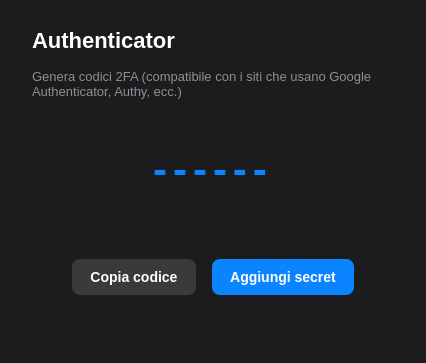
<?xml version="1.0" encoding="UTF-8"?>
<ui version="4.0">
 <class>AuthenticatorPage</class>
 <widget class="QWidget" name="AuthenticatorPage">
  <property name="styleSheet">
   <string notr="true">
QWidget {
    background-color: #1c1c1e;
    color: #ffffff;
}
QLabel#titleLabel {
    font-size: 22px;
    font-weight: 700;
}
QLabel#codeLabel {
    font-size: 42px;
    font-weight: 700;
    letter-spacing: 6px;
    color: #0a84ff;
}
QPushButton {
    background-color: #0a84ff;
    color: white;
    border: none;
    border-radius: 8px;
    padding: 10px 18px;
    font-size: 14px;
    font-weight: 600;
}
QPushButton:hover {
    background-color: #0071e3;
}
QPushButton#copyButton {
    background-color: #3a3a3c;
}
QPushButton#copyButton:hover {
    background-color: #48484a;
}
   </string>
  </property>
  <layout class="QVBoxLayout" name="verticalLayout">
   <property name="spacing">
    <number>16</number>
   </property>
   <property name="leftMargin">
    <number>32</number>
   </property>
   <property name="topMargin">
    <number>28</number>
   </property>
   <property name="rightMargin">
    <number>32</number>
   </property>
   <property name="bottomMargin">
    <number>28</number>
   </property>
   <item>
    <widget class="QLabel" name="titleLabel">
     <property name="text">
      <string>Authenticator</string>
     </property>
    </widget>
   </item>
   <item>
    <widget class="QLabel" name="subtitleLabel">
     <property name="text">
      <string>Genera codici 2FA (compatibile con i siti che usano Google Authenticator, Authy, ecc.)</string>
     </property>
     <property name="styleSheet">
      <string>color: #8e8e93; font-size: 13px;</string>
     </property>
     <property name="wordWrap">
      <bool>true</bool>
     </property>
    </widget>
   </item>
   <item>
    <spacer name="topSpacer">
     <property name="orientation">
      <enum>Qt::Vertical</enum>
     </property>
     <property name="sizeType">
      <enum>QSizePolicy::Fixed</enum>
     </property>
     <property name="sizeHint" stdset="0">
      <size>
       <width>20</width>
       <height>30</height>
      </size>
     </property>
    </spacer>
   </item>
   <item>
    <widget class="QLabel" name="codeLabel">
     <property name="text">
      <string>------</string>
     </property>
     <property name="alignment">
      <set>Qt::AlignCenter</set>
     </property>
    </widget>
   </item>
   <item>
    <widget class="QLabel" name="timerLabel">
     <property name="text">
      <string/>
     </property>
     <property name="alignment">
      <set>Qt::AlignCenter</set>
     </property>
    </widget>
   </item>
   <item>
    <spacer name="middleSpacer">
     <property name="orientation">
      <enum>Qt::Vertical</enum>
     </property>
     <property name="sizeType">
      <enum>QSizePolicy::Fixed</enum>
     </property>
     <property name="sizeHint" stdset="0">
      <size>
       <width>20</width>
       <height>20</height>
      </size>
     </property>
    </spacer>
   </item>
   <item>
    <layout class="QHBoxLayout" name="buttonLayout">
     <item>
      <spacer name="leftBtnSpacer">
       <property name="orientation">
        <enum>Qt::Horizontal</enum>
       </property>
       <property name="sizeHint" stdset="0">
        <size>
         <width>40</width>
         <height>20</height>
        </size>
       </property>
      </spacer>
     </item>
     <item>
      <widget class="QPushButton" name="copyButton">
       <property name="text">
        <string>Copia codice</string>
       </property>
      </widget>
     </item>
     <item>
      <widget class="QPushButton" name="addSecretButton">
       <property name="text">
        <string>Aggiungi secret</string>
       </property>
      </widget>
     </item>
     <item>
      <spacer name="rightBtnSpacer">
       <property name="orientation">
        <enum>Qt::Horizontal</enum>
       </property>
       <property name="sizeHint" stdset="0">
        <size>
         <width>40</width>
         <height>20</height>
        </size>
       </property>
      </spacer>
     </item>
    </layout>
   </item>
   <item>
    <spacer name="bottomSpacer">
     <property name="orientation">
      <enum>Qt::Vertical</enum>
     </property>
     <property name="sizeHint" stdset="0">
      <size>
       <width>20</width>
       <height>40</height>
      </size>
     </property>
    </spacer>
   </item>
  </layout>
 </widget>
 <resources/>
 <connections/>
</ui>
